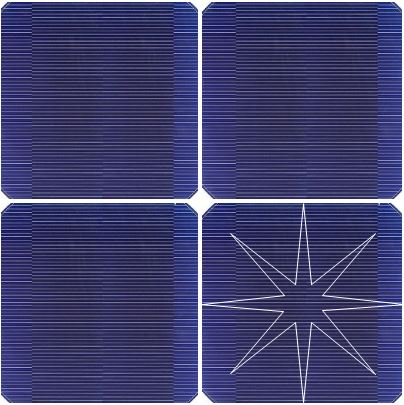
#> input picture crack_test/panel4_crack2.JPG, 404 x 405 px, given in place of the camera
$ python detector.py   (older library calls are emulated)
#> lines starting #> are read from the running program, lines starting #| are printed output that depends on the picture; after the words box and inside, x2 and y2 are one past the last pixel; in counts of white or black regions, pixels touching at a corner belong together
### final/distortion.py
import cv2
import numpy as np

class distortion() :

    def __init__(self) :
        # import calibration data
        calib = np.load("calib.npz")
#> (reads final/calib.npz from the repository)
        self.mtx = calib['mtx']
        self.dist = calib['dist']

    def Undistort(self, img) :
        # undistortion
        h, w = img.shape[:2]
        newcamera_mtx, roi = cv2.getOptimalNewCameraMatrix(self.mtx, self.dist, (w, h), 1, (w, h))
        dst = cv2.undistort(img, self.mtx, self.dist, None, newcamera_mtx)
        x, y, w, h = roi
        dst = dst[y:y + h, x:x + w]

        return dst

### final/hough.py
import cv2
import numpy as np
import auto_canny as auto

class hough() :
    def __init__(self) :
        self.linek = np.zeros((5,5), dtype=np.uint8)
        self.linek[2, ...] = 1
        self.kernel = np.ones((3,3),np.uint8)

    def HoughDetect(self,img) :
        h, w = img.shape[:2]

        img = cv2.medianBlur(img,5)

        img = auto.AutoCanny(img)

        img_line = np.zeros((h,w))

        img_contour, contours, hierarchy = cv2.findContours(img, cv2.RETR_TREE, cv2.CHAIN_APPROX_SIMPLE)
        img_contour = cv2.drawContours(img_contour, contours, -1, (255, 255, 255), 3)

        lines = cv2.HoughLines(img,1,np.pi/1440,180)

        if lines is not None:

            for line in lines:
                rho, theta = line[0]
                a = np.cos(theta)
                b = np.sin(theta)

                x0 = a * rho
                y0 = b * rho

                x1 = int(x0 + 1000 * (-b))
                y1 = int(y0 + 1000 * (a))

                x2 = int(x0 - 1000 * (-b))
                y2 = int(y0 - 1000 * (a))

                cv2.line(img_line, (x1, y1), (x2, y2), (255, 255, 255), 5)

        result = img_contour-img_line
        result = result[90:340, 175:425]

        #result = cv2.morphologyEx(result, cv2.MORPH_ERODE, self.kernel, iterations=2)
        #result = cv2.morphologyEx(result, cv2.MORPH_OPEN, self.linek, iterations=1)

        return result

# [28 lines left out: function CM, not called in this run]

### final/auto_canny.py
import numpy as np
import cv2

def AutoCanny(img, sigma=0.33) :
    gray = cv2.cvtColor(img,cv2.COLOR_BGR2GRAY)

    v = np.median(gray)

    lower = int(max(0,(1.0-sigma)*v))
    upper = int(min(255,(1.0+sigma)*v))

    canny = cv2.Canny(gray, lower, upper)

    return canny

### final/client.py
import socket
import os
import time

class TrasnferClient() :

    def __init__(self,ServerIP='192.168.0.2',PORT=5010,read_path='/home/cae/Desktop/',filename='crack.png') :

        self.read_path = read_path
        self.filename = filename
        self.ServerIP = ServerIP
        self.PORT = PORT

    # [24 lines left out: function Transfer, not called in this run]

### final/detector.py
import cv2
import client
import hough
import distortion as dist

Trans = client.TrasnferClient()
Hough = hough.hough()
Dist = dist.distortion()

q=0

# construct camera object
cam = cv2.VideoCapture(0)

while(True) :
    ret, img = cam.read()
#> img is the input picture: shape (405, 404, 3); mean B, G, R 111.7, 64.8, 64.9

    img = Dist.Undistort(img)
#> in Undistort, `dst = cv2.undistort(img, self.mtx, self.dist, None, newcamera_mtx)`:
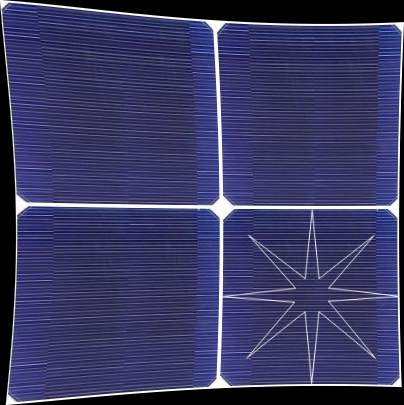
#> dst: shape (405, 404, 3); mean B, G, R 99.6, 57.6, 57.8
    #img = img[90:340, 175:425]


    h_img = img.copy()

    h_img = Hough.HoughDetect(h_img)
#> in HoughDetect, `img = cv2.medianBlur(img,5)`:
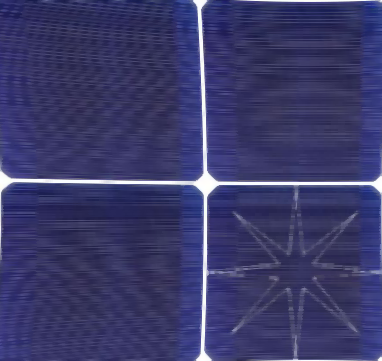
#> img: shape (361, 382, 3); mean of channels 0, 1, 2 106.3, 58.6, 58.9; drawn as B, G, R
#> in AutoCanny, `gray = cv2.cvtColor(img,cv2.COLOR_BGR2GRAY)`:
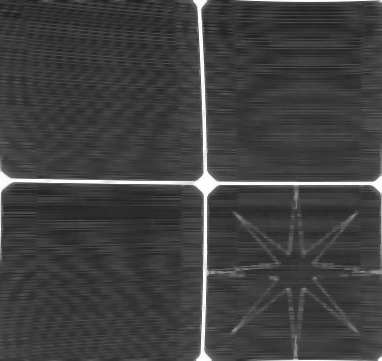
#> gray: shape (361, 382); min 31, max 255, mean 64.1
#> in AutoCanny, `v = np.median(gray)`: v = 59
#> in AutoCanny, `lower = int(max(0,(1.0-sigma)*v))`: lower = 39
#> in AutoCanny, `upper = int(min(255,(1.0+sigma)*v))`: upper = 78
#> in AutoCanny, `canny = cv2.Canny(gray, lower, upper)`:
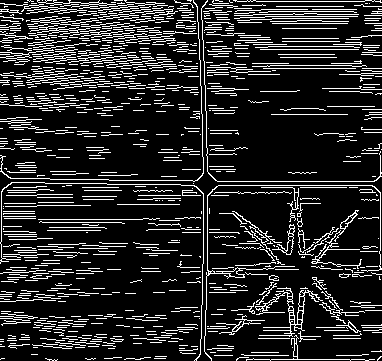
#> canny: shape (361, 382); 15.8% white in thin lines or dots
#> in HoughDetect, `img_contour, contours, hierarchy = cv2.findContours(img, cv2.RETR_TREE..`: contours = 965 contours, 932 with area under 20; largest, box (x1, y1, x2, y2) and area: (255, 287, 323, 337) 404, (311, 210, 362, 269) 156, (272, 224, 295, 255) 142, (204, 185, 382, 361) 134, (222, 267, 244, 278) 80
#> in HoughDetect, `img_contour = cv2.drawContours(img_contour, contours, -1, (255, 255, 2..`:
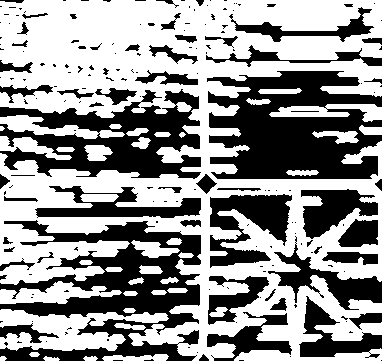
#> img_contour: shape (361, 382); 57.6% white; 188 black regions (129 under 20 px), largest, box (x1, y1, x2, y2) and area: (207, 71, 382, 179) 12976, (0, 220, 201, 361) 12527, (0, 89, 201, 179) 9097
#> the loop in HoughDetect, `for line in lines:` made 44729 passes
#> (rho, theta, a, b, x0, y0, x1, y1) on passes 1 to 3: (-13, 2.36, -0.707, 0.707, 9.19, -9.19, -697, -716), (-11, 2.36, -0.707, 0.707, 7.78, -7.78, -699, -714), (-16, 2.36, -0.707, 0.707, 11.31, -11.31, -695, -718)
#> after the loop in HoughDetect, `for line in lines:`: img_line: shape (361, 382) float64; every value is 255
#> in HoughDetect, `result = result[90:340, 175:425]`:
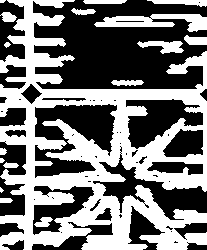
#> result: shape (250, 207) float64; values -255 (black) and 0 (white), 46.7% white; 17 white regions (3 under 20 px), largest, box (x1, y1, x2, y2) and area: (0, 0, 207, 250) 21355, (94, 14, 207, 32) 1109, (137, 41, 184, 54) 345

    result = img[90:340, 175:425]
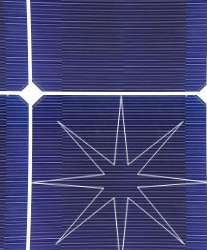
#> result: shape (250, 207, 3); mean B, G, R 115.9, 67.4, 67.3


    if q > 20 :
        center, count = hough.CM(h_img)

        if count > 0:
            img = cv2.circle(img[90:340, 175:425], center, 50, (0, 255, 0), 5)
            img = cv2.rectangle(img, center, center, (0, 0, 255), 10)

            #cv2.imwrite('/home/cae/Desktop/crack.png',result)
            #Trans.Transfer()
        q=0

    q += 1
    print(q)

    cv2.imshow("result",result)

    if(cv2.waitKey(1)==27) :
#> (key Esc is pressed here)
            break

cam.release()

cv2.destroyAllWindows()
